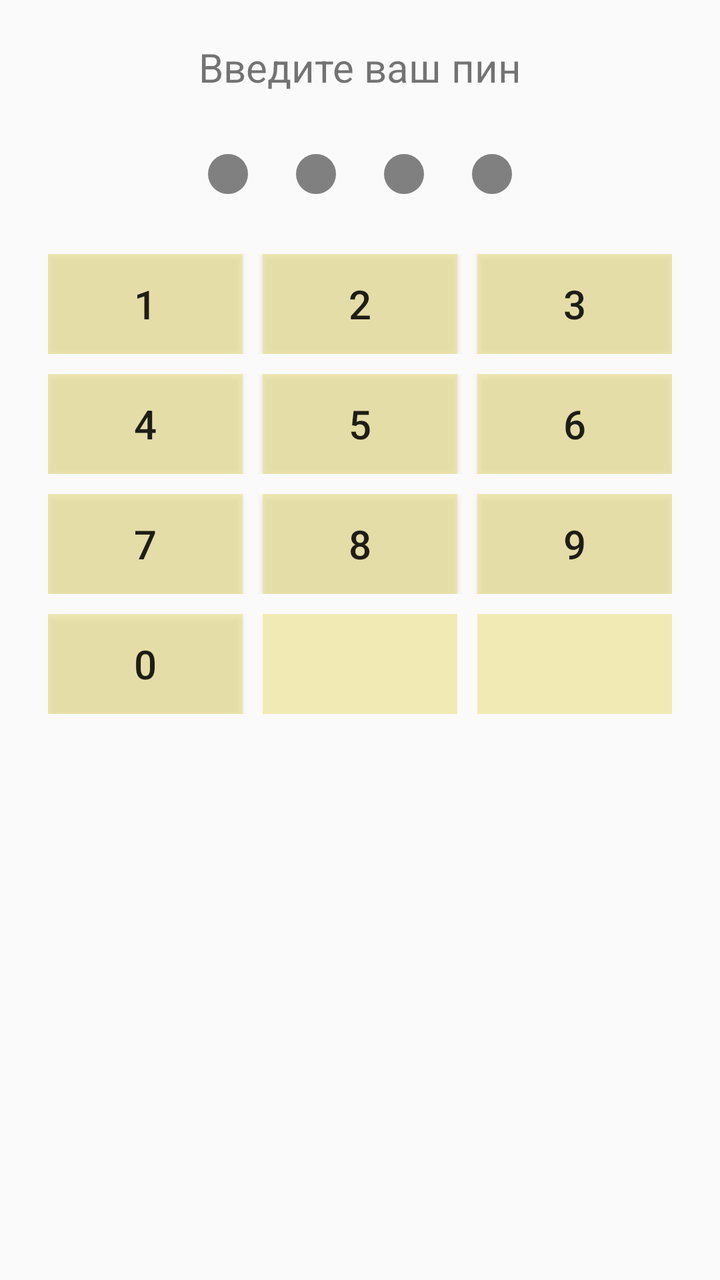
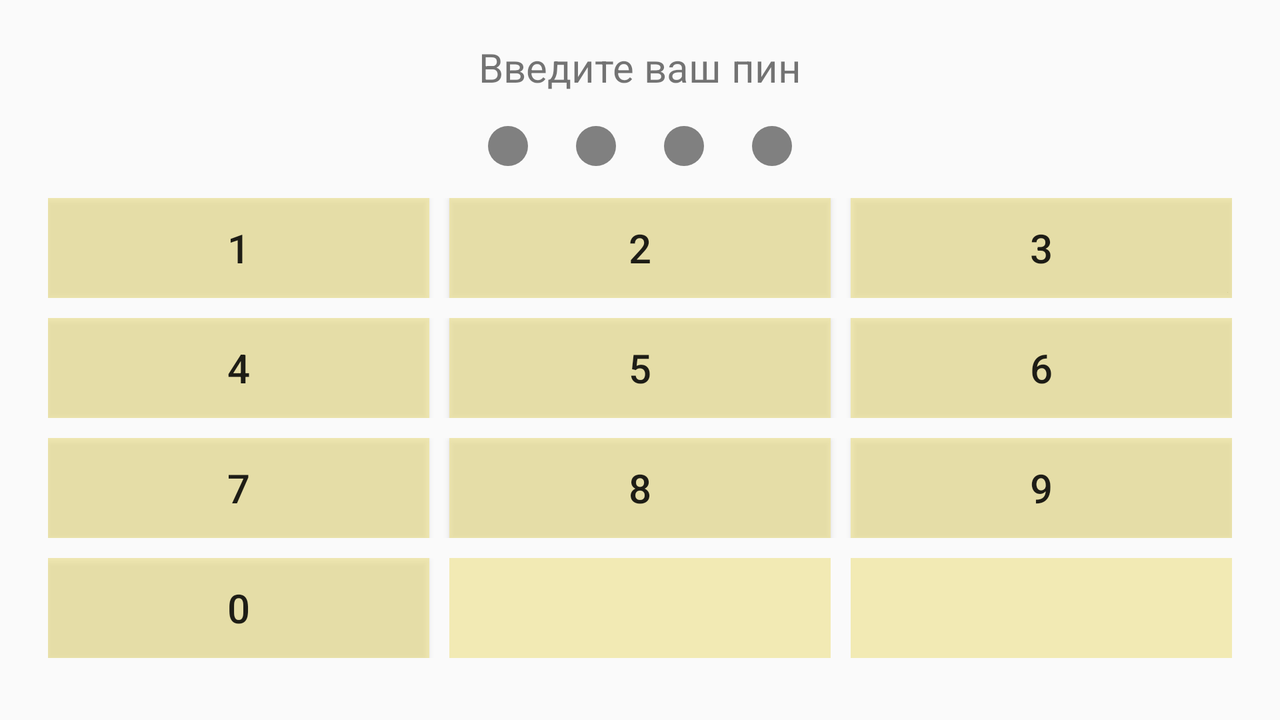

The same Android screen from two of the app's own layout files: first res/layout/ as a phone draws it, then the author's variant for another configuration, drawn on a device whose configuration selects that folder. Both files follow.
<!-- AndroidManifest.xml: application theme AppTheme -->
<!-- res/layout/activity_pin.xml -->
<?xml version="1.0" encoding="utf-8"?>
<androidx.constraintlayout.widget.ConstraintLayout xmlns:android="http://schemas.android.com/apk/res/android"
    xmlns:app="http://schemas.android.com/apk/res-auto"
    xmlns:tools="http://schemas.android.com/tools"
    android:layout_width="match_parent"
    android:layout_height="match_parent"
    tools:context=".PinActivity">

    <TextView
        android:id="@+id/textView"
        android:layout_width="wrap_content"
        android:layout_height="wrap_content"
        android:layout_marginTop="20dp"
        android:text="@string/pin"
        android:textSize="20sp"
        app:layout_constraintEnd_toEndOf="parent"
        app:layout_constraintStart_toStartOf="parent"
        app:layout_constraintTop_toTopOf="parent" />

    <LinearLayout
        android:id="@+id/circle_row"
        android:layout_width="wrap_content"
        android:layout_height="wrap_content"
        android:layout_marginStart="8dp"
        android:layout_marginTop="30dp"
        android:layout_marginEnd="8dp"
        android:orientation="horizontal"
        app:layout_constraintEnd_toEndOf="parent"
        app:layout_constraintStart_toStartOf="parent"
        app:layout_constraintTop_toBottomOf="@+id/textView">

        <View
            android:id="@+id/c1"
            android:layout_width="20dp"
            android:layout_height="20dp"

            android:background="@drawable/grey_circle" />

        <View
            android:id="@+id/c2"
            android:layout_width="20dp"
            android:layout_height="20dp"
            android:layout_marginStart="24dp"

            android:background="@drawable/grey_circle" />

        <View
            android:id="@+id/c3"
            android:layout_width="20dp"
            android:layout_height="20dp"
            android:layout_marginStart="24dp"

            android:background="@drawable/grey_circle" />

        <View
            android:id="@+id/c4"
            android:layout_width="20dp"
            android:layout_height="20dp"
            android:layout_marginStart="24dp"

            android:background="@drawable/grey_circle" />
    </LinearLayout>

    <LinearLayout
        android:id="@+id/btn_row_1"
        android:layout_width="0dp"
        android:layout_height="wrap_content"
        android:layout_marginStart="24dp"
        android:layout_marginTop="30dp"
        android:layout_marginEnd="24dp"
        android:orientation="horizontal"
        app:layout_constraintEnd_toEndOf="parent"
        app:layout_constraintStart_toStartOf="parent"
        app:layout_constraintTop_toBottomOf="@+id/circle_row">

        <Button
            android:id="@+id/num_1"
            android:layout_width="0dp"
            android:layout_height="50dp"
            android:layout_marginEnd="10dp"
            android:layout_weight="1"
            android:background="@color/low_yellow"
            android:text="@string/num_1"
            android:textSize="20sp" />

        <Button
            android:id="@+id/num_2"
            android:layout_width="0dp"
            android:layout_height="50dp"
            android:layout_marginEnd="10dp"
            android:layout_weight="1"
            android:background="@color/low_yellow"
            android:text="@string/num_2"
            android:textSize="20sp" />

        <Button
            android:id="@+id/num_3"
            android:layout_width="0dp"
            android:layout_height="50dp"
            android:layout_weight="1"
            android:background="@color/low_yellow"
            android:text="@string/num_3"
            android:textSize="20sp" />


    </LinearLayout>

    <LinearLayout
        android:id="@+id/btn_row_2"
        android:layout_width="0dp"
        android:layout_height="wrap_content"
        android:layout_marginStart="24dp"
        android:layout_marginTop="10dp"
        android:layout_marginEnd="24dp"
        android:orientation="horizontal"
        app:layout_constraintEnd_toEndOf="parent"
        app:layout_constraintStart_toStartOf="parent"
        app:layout_constraintTop_toBottomOf="@+id/btn_row_1">

        <Button
            android:id="@+id/num_4"
            android:layout_width="0dp"
            android:layout_height="50dp"
            android:layout_marginEnd="10dp"
            android:layout_weight="1"
            android:background="@color/low_yellow"
            android:text="@string/num_4"
            android:textSize="20sp" />

        <Button
            android:id="@+id/num_5"
            android:layout_width="0dp"
            android:layout_height="50dp"
            android:layout_marginEnd="10dp"
            android:layout_weight="1"
            android:background="@color/low_yellow"
            android:text="@string/num_5"
            android:textSize="20sp" />

        <Button
            android:id="@+id/num_6"
            android:layout_width="0dp"
            android:layout_height="50dp"
            android:layout_weight="1"
            android:background="@color/low_yellow"
            android:text="@string/num_6"
            android:textSize="20sp" />


    </LinearLayout>

    <LinearLayout
        android:id="@+id/btn_row_3"
        android:layout_width="0dp"
        android:layout_height="wrap_content"
        android:layout_marginStart="24dp"
        android:layout_marginTop="10dp"
        android:layout_marginEnd="24dp"
        android:orientation="horizontal"
        app:layout_constraintEnd_toEndOf="parent"
        app:layout_constraintStart_toStartOf="parent"
        app:layout_constraintTop_toBottomOf="@+id/btn_row_2">

        <Button
            android:id="@+id/num_7"
            android:layout_width="0dp"
            android:layout_height="50dp"
            android:layout_marginEnd="10dp"
            android:layout_weight="1"
            android:background="@color/low_yellow"
            android:text="@string/num_7"
            android:textSize="20sp" />

        <Button
            android:id="@+id/num_8"
            android:layout_width="0dp"
            android:layout_height="50dp"
            android:layout_marginEnd="10dp"
            android:layout_weight="1"
            android:background="@color/low_yellow"
            android:text="@string/num_8"
            android:textSize="20sp" />

        <Button
            android:id="@+id/num_9"
            android:layout_width="0dp"
            android:layout_height="50dp"
            android:layout_weight="1"
            android:background="@color/low_yellow"
            android:text="@string/num_9"
            android:textSize="20sp" />


    </LinearLayout>

    <LinearLayout
        android:id="@+id/btn_row_4"
        android:layout_width="0dp"
        android:layout_height="wrap_content"
        android:layout_marginStart="24dp"
        android:layout_marginTop="10dp"
        android:layout_marginEnd="24dp"
        android:orientation="horizontal"
        app:layout_constraintEnd_toEndOf="parent"
        app:layout_constraintStart_toStartOf="parent"
        app:layout_constraintTop_toBottomOf="@+id/btn_row_3">

        <Button
            android:id="@+id/num_0"
            android:layout_width="0dp"
            android:layout_height="50dp"
            android:layout_marginEnd="10dp"
            android:layout_weight="1"
            android:background="@color/low_yellow"
            android:text="@string/num_0"
            android:textSize="20sp" />

        <ImageButton
            android:id="@+id/clear"
            android:layout_width="0dp"
            android:layout_height="50dp"
            android:layout_marginEnd="10dp"
            android:layout_weight="1"
            android:background="@color/low_yellow"
            android:src="@drawable/ic_arrow_back_black_24dp" />

        <ImageButton
            android:id="@+id/clear_all"
            android:layout_width="0dp"
            android:layout_height="50dp"
            android:layout_weight="1"
            android:background="@color/low_yellow"
            android:src="@drawable/ic_clear_black_24dp" />


    </LinearLayout>


</androidx.constraintlayout.widget.ConstraintLayout>
<!-- resources referenced by this layout -->
<resources>
  <color name="low_yellow">#9CEEE188</color>
  <!-- drawable grey_circle (drawable-v24) -->
  <?xml version="1.0" encoding="utf-8"?>
  <shape
      xmlns:android="http://schemas.android.com/apk/res/android"
      android:shape="oval">
      <size
          android:width="10dp"
          android:height="10dp"/>
      <solid
          android:color="@color/gray"/>
  
  </shape>
  <string name="num_0">0</string>
  <string name="num_1">1</string>
  <string name="num_2">2</string>
  <string name="num_3">3</string>
  <string name="num_4">4</string>
  <string name="num_5">5</string>
  <string name="num_6">6</string>
  <string name="num_7">7</string>
  <string name="num_8">8</string>
  <string name="num_9">9</string>
  <string name="pin">Введите ваш пин</string>
  <style name="AppTheme" parent="Theme.AppCompat.Light">
          
          <item name="colorPrimary">@color/white</item>
          <item name="colorPrimaryDark">@color/grey</item>
          <item name="colorAccent">@color/red</item>
      </style>
  <color name="gray">#808080</color>
  <color name="white">#FFFFFF</color>
  <color name="red">#EC8C8C</color>
</resources>
<!-- res/layout-land/activity_pin.xml (the author's variant of the layout above) -->
<!-- drawn on the phone turned sideways -->
<?xml version="1.0" encoding="utf-8"?>
<ScrollView
    xmlns:android="http://schemas.android.com/apk/res/android"
    xmlns:app="http://schemas.android.com/apk/res-auto"
    xmlns:tools="http://schemas.android.com/tools"
    android:layout_width="match_parent"
    android:layout_height="match_parent"
    tools:layout_editor_absoluteX="8dp">
<androidx.constraintlayout.widget.ConstraintLayout
    android:layout_width="match_parent"
    android:layout_height="wrap_content"
    tools:context=".PinActivity">

    <TextView
        android:id="@+id/textView"
        android:layout_width="wrap_content"
        android:layout_height="wrap_content"
        android:layout_marginTop="20dp"
        android:text="@string/pin"
        android:textSize="20sp"
        app:layout_constraintEnd_toEndOf="parent"
        app:layout_constraintStart_toStartOf="parent"
        app:layout_constraintTop_toTopOf="parent" />

    <LinearLayout
        android:id="@+id/circle_row"
        android:layout_width="wrap_content"
        android:layout_height="wrap_content"
        android:layout_marginStart="8dp"
        android:layout_marginTop="16dp"
        android:layout_marginEnd="8dp"
        android:orientation="horizontal"
        app:layout_constraintEnd_toEndOf="parent"
        app:layout_constraintStart_toStartOf="parent"
        app:layout_constraintTop_toBottomOf="@+id/textView">

        <View
            android:id="@+id/c1"
            android:layout_width="20dp"
            android:layout_height="20dp"

            android:background="@drawable/grey_circle" />

        <View
            android:id="@+id/c2"
            android:layout_width="20dp"
            android:layout_height="20dp"
            android:layout_marginStart="24dp"

            android:background="@drawable/grey_circle" />

        <View
            android:id="@+id/c3"
            android:layout_width="20dp"
            android:layout_height="20dp"
            android:layout_marginStart="24dp"

            android:background="@drawable/grey_circle" />

        <View
            android:id="@+id/c4"
            android:layout_width="20dp"
            android:layout_height="20dp"
            android:layout_marginStart="24dp"

            android:background="@drawable/grey_circle" />
    </LinearLayout>

    <LinearLayout
        android:id="@+id/btn_row_1"
        android:layout_width="0dp"
        android:layout_height="wrap_content"
        android:layout_marginStart="24dp"
        android:layout_marginTop="16dp"
        android:layout_marginEnd="24dp"
        android:orientation="horizontal"
        app:layout_constraintEnd_toEndOf="parent"
        app:layout_constraintStart_toStartOf="parent"
        app:layout_constraintTop_toBottomOf="@+id/circle_row">

        <Button
            android:id="@+id/num_1"
            android:layout_width="0dp"
            android:layout_height="50dp"
            android:layout_marginEnd="10dp"
            android:layout_weight="1"
            android:background="@color/low_yellow"
            android:text="@string/num_1"
            android:textSize="20sp" />

        <Button
            android:id="@+id/num_2"
            android:layout_width="0dp"
            android:layout_height="50dp"
            android:layout_marginEnd="10dp"
            android:layout_weight="1"
            android:background="@color/low_yellow"
            android:text="@string/num_2"
            android:textSize="20sp" />

        <Button
            android:id="@+id/num_3"
            android:layout_width="0dp"
            android:layout_height="50dp"
            android:layout_weight="1"
            android:background="@color/low_yellow"
            android:text="@string/num_3"
            android:textSize="20sp" />


    </LinearLayout>

    <LinearLayout
        android:id="@+id/btn_row_2"
        android:layout_width="0dp"
        android:layout_height="wrap_content"
        android:layout_marginStart="24dp"
        android:layout_marginTop="10dp"
        android:layout_marginEnd="24dp"
        android:orientation="horizontal"
        app:layout_constraintEnd_toEndOf="parent"
        app:layout_constraintStart_toStartOf="parent"
        app:layout_constraintTop_toBottomOf="@+id/btn_row_1">

        <Button
            android:id="@+id/num_4"
            android:layout_width="0dp"
            android:layout_height="50dp"
            android:layout_marginEnd="10dp"
            android:layout_weight="1"
            android:background="@color/low_yellow"
            android:text="@string/num_4"
            android:textSize="20sp" />

        <Button
            android:id="@+id/num_5"
            android:layout_width="0dp"
            android:layout_height="50dp"
            android:layout_marginEnd="10dp"
            android:layout_weight="1"
            android:background="@color/low_yellow"
            android:text="@string/num_5"
            android:textSize="20sp" />

        <Button
            android:id="@+id/num_6"
            android:layout_width="0dp"
            android:layout_height="50dp"
            android:layout_weight="1"
            android:background="@color/low_yellow"
            android:text="@string/num_6"
            android:textSize="20sp" />


    </LinearLayout>

    <LinearLayout
        android:id="@+id/btn_row_3"
        android:layout_width="0dp"
        android:layout_height="wrap_content"
        android:layout_marginStart="24dp"
        android:layout_marginTop="10dp"
        android:layout_marginEnd="24dp"
        android:orientation="horizontal"
        app:layout_constraintEnd_toEndOf="parent"
        app:layout_constraintStart_toStartOf="parent"
        app:layout_constraintTop_toBottomOf="@+id/btn_row_2">

        <Button
            android:id="@+id/num_7"
            android:layout_width="0dp"
            android:layout_height="50dp"
            android:layout_marginEnd="10dp"
            android:layout_weight="1"
            android:background="@color/low_yellow"
            android:text="@string/num_7"
            android:textSize="20sp" />

        <Button
            android:id="@+id/num_8"
            android:layout_width="0dp"
            android:layout_height="50dp"
            android:layout_marginEnd="10dp"
            android:layout_weight="1"
            android:background="@color/low_yellow"
            android:text="@string/num_8"
            android:textSize="20sp" />

        <Button
            android:id="@+id/num_9"
            android:layout_width="0dp"
            android:layout_height="50dp"
            android:layout_weight="1"
            android:background="@color/low_yellow"
            android:text="@string/num_9"
            android:textSize="20sp" />


    </LinearLayout>

    <LinearLayout
        android:id="@+id/btn_row_4"
        android:layout_width="0dp"
        android:layout_height="wrap_content"
        android:layout_marginStart="24dp"
        android:layout_marginTop="10dp"
        android:layout_marginEnd="24dp"
        android:layout_marginBottom="16dp"
        android:orientation="horizontal"
        app:layout_constraintBottom_toBottomOf="parent"
        app:layout_constraintEnd_toEndOf="parent"
        app:layout_constraintStart_toStartOf="parent"
        app:layout_constraintTop_toBottomOf="@+id/btn_row_3">

        <Button
            android:id="@+id/num_0"
            android:layout_width="0dp"
            android:layout_height="50dp"
            android:layout_marginEnd="10dp"
            android:layout_weight="1"
            android:background="@color/low_yellow"
            android:text="@string/num_0"
            android:textSize="20sp" />

        <ImageButton
            android:id="@+id/clear"
            android:layout_width="0dp"
            android:layout_height="50dp"
            android:layout_marginEnd="10dp"
            android:layout_weight="1"
            android:background="@color/low_yellow"
            android:src="@drawable/ic_arrow_back_black_24dp" />

        <ImageButton
            android:id="@+id/clear_all"
            android:layout_width="0dp"
            android:layout_height="50dp"
            android:layout_weight="1"
            android:background="@color/low_yellow"
            android:src="@drawable/ic_clear_black_24dp" />


    </LinearLayout>


</androidx.constraintlayout.widget.ConstraintLayout>

</ScrollView>
